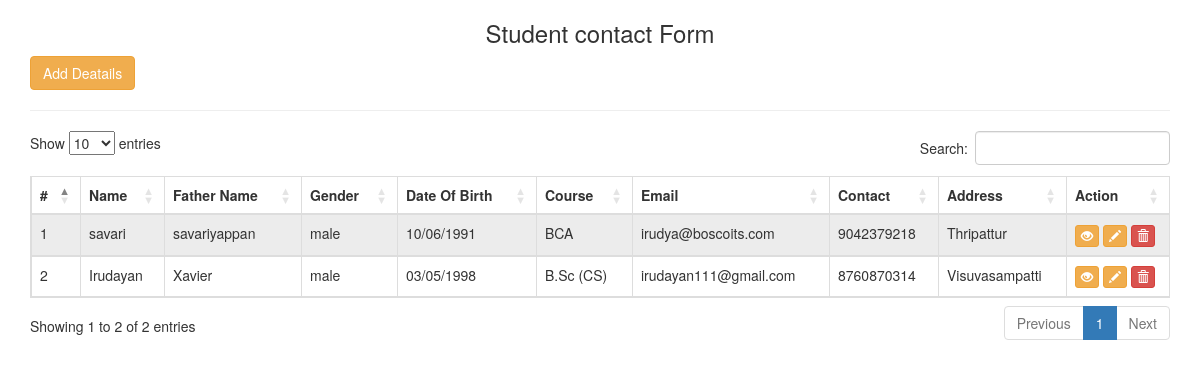
The page / on the database its author committed.
### tables this page shows
CREATE TABLE `registration` (
  `id` int(11) NOT NULL,
  `Name` varchar(150) NOT NULL,
  `FatherName` varchar(150) NOT NULL,
  `Gender` varchar(10) NOT NULL,
  `DOB` varchar(10) NOT NULL,
  `Course` varchar(10) NOT NULL,
  `EmailId` varchar(120) NOT NULL,
  `ContactNumber` char(11) NOT NULL,
  `Address` varchar(255) NOT NULL,
  `PostingDate` timestamp NOT NULL DEFAULT current_timestamp()
);

### function.php (called while the page is built, shortened)
<?php
class DB_con
{
function __construct()
{
$con = mysqli_connect(DB_SERVER,DB_USER,DB_PASS,DB_NAME);
$this->dbh=$con;
}
public function fetchdata()
	{
	$result=mysqli_query($this->dbh,"select * from registration");
	return $result;
	}
}
?>

### index.php (the view, shortened to what this page needs)
<?php
require_once'function.php';
?>
<!DOCTYPE html>
<html lang="en">
<head>
    <link href="https://maxcdn.bootstrapcdn.com/bootstrap/3.3.0/css/bootstrap.min.css" rel="stylesheet">
 <link rel="stylesheet" type="text/css" href="https://cdn.datatables.net/1.11.5/css/dataTables.bootstrap5.min.css">
</head>
<body>
<div class="container">
<div class="row">
<div class="col-md-12">
<center><h3>Student contact Form</h3> </center>
<a href="insert.php"><button class="btn btn-warning">Add Deatails</button></a><hr />
<div class="table-responsive" >
<table id="simple_table" class="table table-bordered table-striped">
<thead>
<th>#</th>
<th>Name</th>
<th>Father Name</th>
<th>Gender</th>
<th>Date Of Birth</th>
<th>Course</th>
<th>Email</th>
<th>Contact</th>
<th>Address</th>
<th>Action</th>
</thead>
<tbody>
 <?php
 $fetchdata=new DB_con();
  $sql=$fetchdata->fetchdata();
  $cnt=1;
  while($row=mysqli_fetch_array($sql))
  {
  ?>
    <tr>
    <td><?php echo htmlentities($cnt);?></td>
    <td><?php echo htmlentities($row['Name']);?></td>
    <td><?php echo htmlentities($row['FatherName']);?></td>
    <td><?php echo htmlentities($row['Gender']);?></td>
    <td><?php echo htmlentities($row['DOB']);?></td>
    <td><?php echo htmlentities($row['Course']);?></td>
    <td><?php echo htmlentities($row['EmailId']);?></td>
    <td><?php echo htmlentities($row['ContactNumber']);?></td>
    <td><?php echo htmlentities($row['Address']);?></td>
    <td>
        <a href="read.php?id=<?php echo htmlentities($row['id']);?>"><button class="btn btn-warning btn-xs"><span class="glyphicon glyphicon-eye-open"></span></button></a>
     <a href="update.php?id=<?php echo htmlentities($row['id']);?>"><button class="btn btn-warning btn-xs"><span class="glyphicon glyphicon-pencil"></span></button></a>
     <a href="index.php?del=<?php echo htmlentities($row['id']);?>"><button class="btn btn-danger btn-xs" onClick="return confirm('Do you really want to delete');"><span class="glyphicon glyphicon-trash"></span></button></a>
     </td>
    </tr>
<?php
$cnt++;
} ?>
</tbody>
</table>
</div>
</div>
</div>
</div>
</body>
</html>

### rows shown on the page
registration: Name "savari", FatherName "savariyappan", Gender "male", DOB "10/06/1991", Course "BCA", EmailId "irudya@boscoits.com", ContactNumber "9042379218", Address "Thripattur"
registration: Name "Irudayan", FatherName "Xavier", Gender "male", DOB "03/05/1998", Course "B.Sc (CS)", EmailId "irudayan111@gmail.com", ContactNumber "8760870314", Address "Visuvasampatti"
